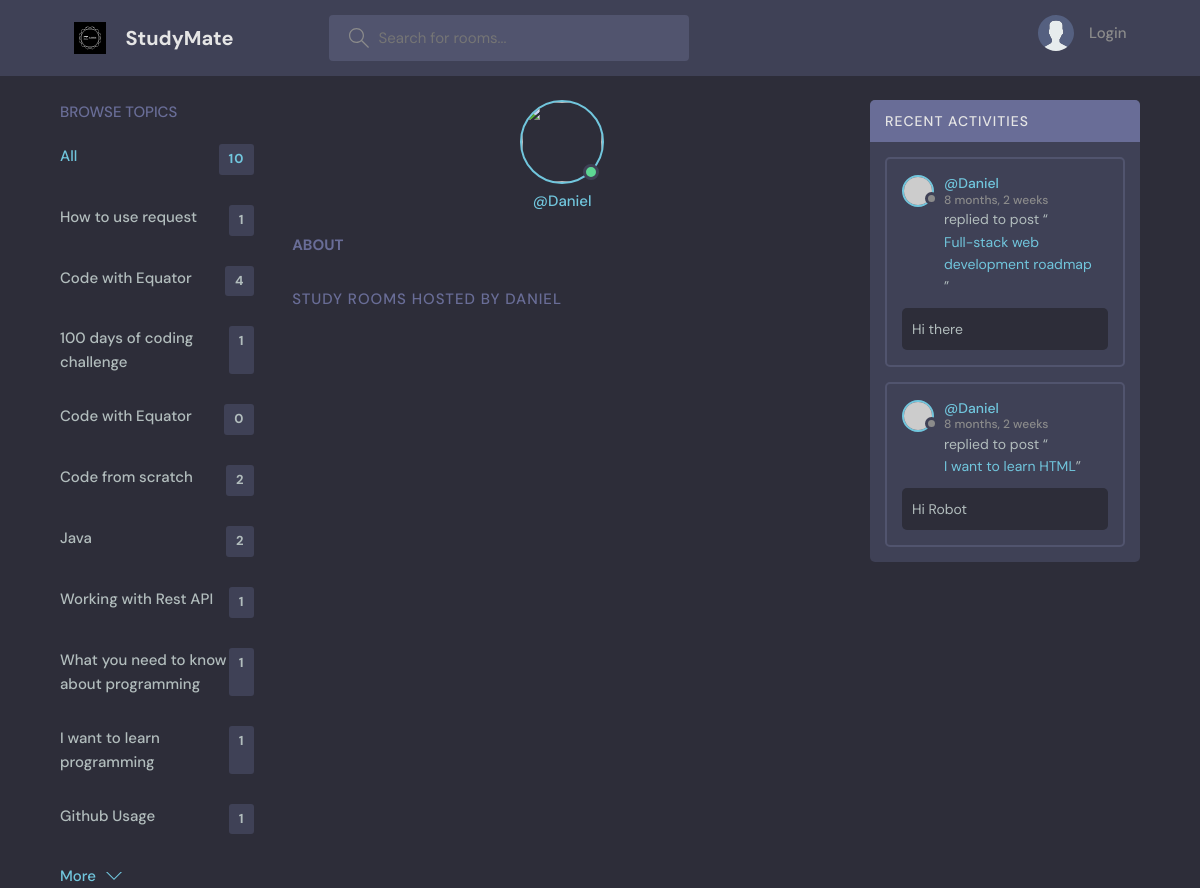
Screenshot of /profile/5/ with the database file from the repository.
### page/models.py (models this page shows, shortened)
class Topic(models.Model):
    name = models.CharField(max_length=100)

class Message(models.Model):
    user = models.ForeignKey(User, on_delete =models.CASCADE)
    room = models.ForeignKey(Room, on_delete=models.CASCADE)
    body = models.TextField()
    updated = models.DateTimeField(auto_now=True)
    created = models.DateTimeField(auto_now_add=True)
    class Meta:
        ordering = ["-updated", "-created"]
    def __str__(self):
        return self.body[0:50]

class Room(models.Model):
    host = models.ForeignKey(User, null=True, on_delete=models.SET_NULL)
    topic = models.ForeignKey(Topic, null=True, on_delete=models.SET_NULL)
    name = models.CharField(max_length=200)
    description = models.TextField(null=True, blank=True)
    participants = models.ManyToManyField(User, related_name="participants", blank=True)
    updated = models.DateTimeField(auto_now=True)
    created = models.DateTimeField(auto_now_add=True)
    class Meta:
        ordering = ["-updated", "-created"]
    def __str__(self):
        return self.name

### page/views.py (the view)
# urls.py: path('profile/<str:pk>/', views.userProfile, name="user-profile"),
def userProfile(request, pk):
     user = User.objects.get(id=pk)
     rooms = user.room_set.all()
     room_messages = user.message_set.all()
     topics = Topic.objects.all()
     context = {'user': user, 'rooms': rooms, 'room_messages':room_messages, 'topics':topics }
     return render(request, 'page/profile.html', context)

### page/templates/page/profile.html (shortened to what this page needs)
{% extends 'main.html' %} {% block content %}
<main class="profile-page layout layout--3">
  <div class="container">
    {% include 'page/topics_component.html' %}
    <div class="roomList">
      <div class="profile">
        <div class="profile__avatar">
          <div class="avatar avatar--large active">
            <img src="{{user.avatar.url}}" />
          </div>
        </div>
        <div class="profile__info">
          <p>@{{user.username}}</p>
        </div>
        <div class="profile__about">
          <h3>About</h3>
        </div>
      </div>
      <div class="roomList__header">
        <div>
          <h2>Study Rooms Hosted by {{user.username}}</h2>
        </div>
      </div>
    </div>
    {% include 'page/activity_component.html' %}
  </div>
</main>
{% endblock content %}

### page/templates/page/topics_component.html
<div class="topics">
  <div class="topics__header">
    <h2>Browse Topics</h2>
  </div>
  <ul class="topics__list">
    <li>
      <a href="{% url 'index' %}" class="active">
        All <span>{{topics.count}}</span>
      </a>
    </li>
    {% for topic in topics %}
    <li>
      <a href="{% url 'index' %}?q={{topic.name}}">
        {{topic.name}} <span>{{topic.room_set.all.count}}</span>
      </a>
    </li>
    {% endfor %}
  </ul>
  <a class="btn btn--link" href="{% url 'topics' %}">
    More
    <svg
      version="1.1"
      xmlns="http://www.w3.org/2000/svg"
      width="32"
      height="32"
      viewBox="0 0 32 32"
    >
      <title>chevron-down</title>
      <path d="M16 21l-13-13h-3l16 16 16-16h-3l-13 13z"></path>
    </svg>
  </a>
</div>

### page/templates/page/activity_component.html (shortened to what this page needs)
<div class="activities">
  <div class="activities__header">
    <h2>Recent Activities</h2>
  </div>
  {% for message in room_messages %}
  <div class="activities__box">
    <div class="activities__boxHeader roomListRoom__header">
      <a
        href="{% url 'user-profile' message.user.id %}"
        class="roomListRoom__author"
      >
        <div class="avatar avatar--small">
          <img src="https://randomuser.me/api/portraits/women/11.jpg" />
        </div>
        <p>
          @{{ message.user }}
          <span>{{ message.created|timesince }}</span>
        </p>
      </a>
    </div>
    <div class="activities__boxContent">
      <p>
        replied to post “<a href="{% url 'room' message.room.id %}"
          >{{message.room}}</a
        >”
      </p>
      <div class="activities__boxRoomContent">{{message.body}}</div>
    </div>
  </div>
  {% endfor %}
</div>

### rows the page displays
Topic: name "How to use request", room_set.all.count "1"
Topic: name "Code with Equator", room_set.all.count "4"
Topic: name "100 days of coding challenge", room_set.all.count "1"
Topic: name "Code with Equator", room_set.all.count "0"
Topic: name "Code from scratch", room_set.all.count "2"
Topic: name "Java", room_set.all.count "2"
Topic: name "Working with Rest API", room_set.all.count "1"
Topic: name "What you need to know about programming", room_set.all.count "1"
Topic: name "I want to learn programming", room_set.all.count "1"
Topic: name "Github Usage", room_set.all.count "1"
Message: user "Daniel", created "8 months, 2 weeks", room "Full-stack web development roadmap", body "Hi there"
Message: user "Daniel", created "8 months, 2 weeks", room "I want to learn HTML", body "Hi Robot"

### other values shown
{{ topics.count }} "10"
{{ user.username }} "Daniel"
{{ user.username }} "DANIEL"
